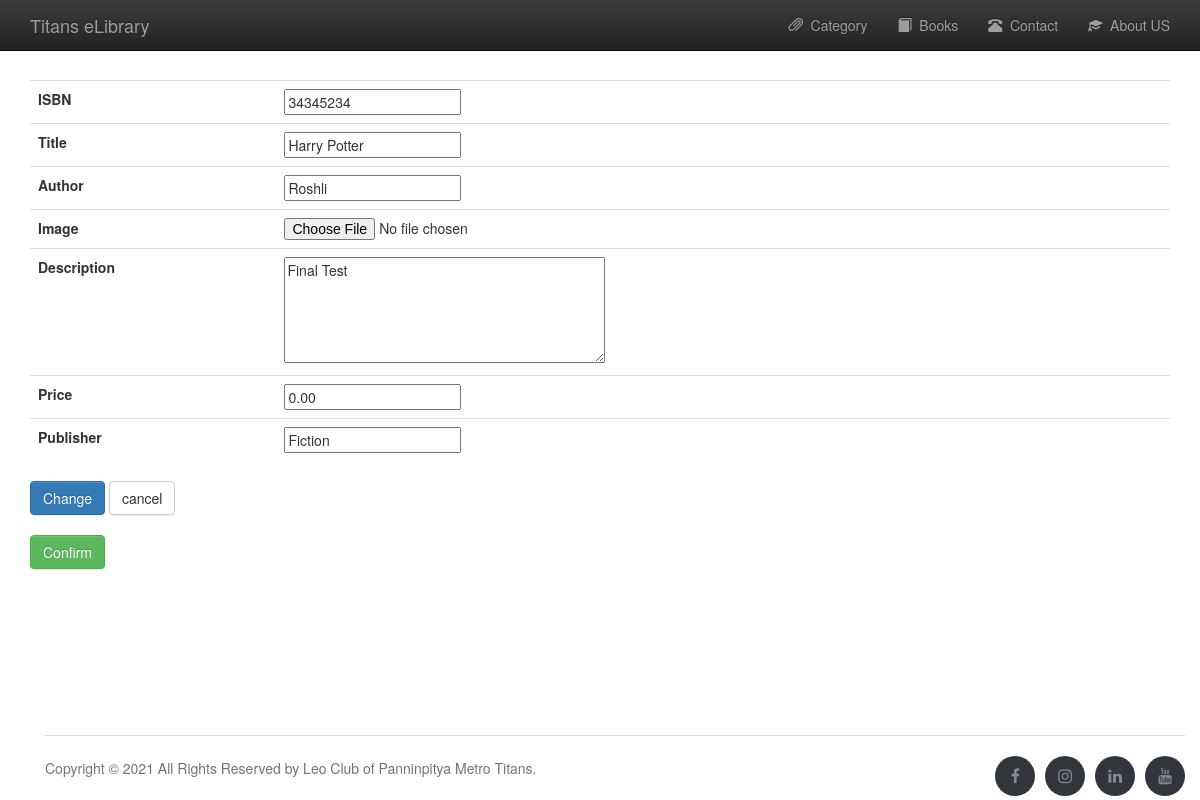
/admin_edit.php?bookisbn=34345234 (signed in), run on the app's committed database.
### tables this page shows
CREATE TABLE `books` (
  `book_isbn` varchar(20) NOT NULL,
  `book_title` varchar(60) DEFAULT NULL,
  `book_author` varchar(60) DEFAULT NULL,
  `book_image` varchar(40) DEFAULT NULL,
  `book_pdf` varchar(40) DEFAULT NULL,
  `book_descr` text DEFAULT NULL,
  `book_price` decimal(6,2) NOT NULL,
  `publisherid` int(10) UNSIGNED NOT NULL
);

CREATE TABLE `publisher` (
  `publisherid` int(10) UNSIGNED NOT NULL,
  `publisher_name` varchar(60) NOT NULL
);

### functions/database_functions.php (called while the page is built, shortened)
<?php
	function getPubName($conn, $pubid){
		$query = "SELECT publisher_name FROM publisher WHERE publisherid = '$pubid'";
		$result = mysqli_query($conn, $query);
		$row = mysqli_fetch_assoc($result);
		return $row['publisher_name'];
	}
?>

### admin_edit.php (the view, shortened to what this page needs)
<?php
	require_once "./template/header.php";
	require_once "./functions/database_functions.php";
	$conn = db_connect();
	if(isset($_GET['bookisbn'])){
		$book_isbn = $_GET['bookisbn'];
	} else {
		echo "Empty query!";
		exit;
	}
	$query = "SELECT * FROM books WHERE book_isbn = '$book_isbn'";
	$result = mysqli_query($conn, $query);
	$row = mysqli_fetch_assoc($result);
?>
	<form method="post" action="edit_book.php" enctype="multipart/form-data">
		<table class="table">
			<tr>
				<th>ISBN</th>
				<td><input type="text" name="isbn" value="<?php echo $row['book_isbn'];?>" readOnly="true"></td>
			</tr>
			<tr>
				<th>Title</th>
				<td><input type="text" name="title" value="<?php echo $row['book_title'];?>" required></td>
			</tr>
			<tr>
				<th>Author</th>
				<td><input type="text" name="author" value="<?php echo $row['book_author'];?>" required></td>
			</tr>
			<tr>
				<th>Image</th>
				<td><input type="file" name="image"></td>
			</tr>
			<tr>
				<th>Description</th>
				<td><textarea name="descr" cols="40" rows="5"><?php echo $row['book_descr'];?></textarea>
			</tr>
			<tr>
				<th>Price</th>
				<td><input type="text" name="price" value="<?php echo $row['book_price'];?>" required></td>
			</tr>
			<tr>
				<th>Publisher</th>
				<td><input type="text" name="publisher" value="<?php echo getPubName($conn, $row['publisherid']); ?>" required></td>
			</tr>
		</table>
		<input type="submit" name="save_change" value="Change" class="btn btn-primary">
		<input type="reset" value="cancel" class="btn btn-default">
	</form>
	<br/>
	<a href="admin_book.php" class="btn btn-success">Confirm</a>
<?php
	require "./template/footer.php"
?>

### data on the page
books: isbn "34345234", title "Harry Potter", author "Roshli", descr "Final Test", price "0.00", publisher "Fiction"
